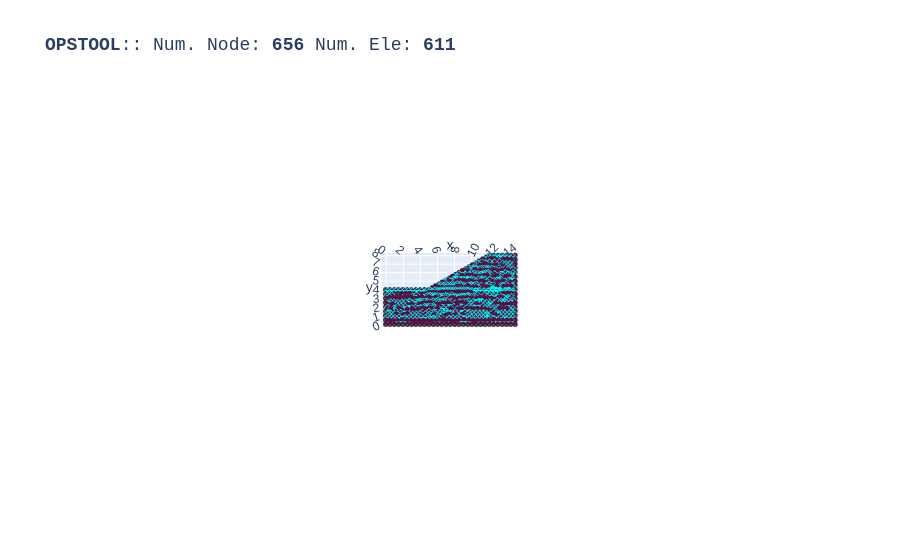

This figure's notebook cell:
### Code cell
fig = opst.vis.plotly.plot_model(show_ele_loads=True, show_nodal_loads=True, load_scale=2)
fig.show()

### Figure 1 — Plotly figure (JSON) as saved in the notebook; plotly's stock layout.template omitted (floating-point values rounded to 4 significant figures; data arrays with more than 128 entries replaced by an {"elided": "..."} marker saying what was removed)
{"data": [{"color": "#00FFFF", "hoverinfo": "skip", "i": {"elided": "1222 int values"}, "j": {"elided": "1222 int values"}, "k": {"elided": "1222 int values"}, "name": "ELE_TAG_FourNodeQuadWithSensitivity", "opacity": 1, "type": "mesh3d", "x": {"elided": "2444 float values"}, "y": {"elided": "2444 float values"}, "z": {"elided": "2444 float values"}}, {"connectgaps": false, "hoverinfo": "skip", "line": {"color": "black", "width": 1}, "mode": "lines", "name": "Edge", "type": "scatter3d", "x": {"elided": "3666 float values"}, "y": {"elided": "3666 float values"}, "z": {"elided": "3666 float values"}}, {"customdata": {"elided": "611 str values"}, "hovertemplate": "%{customdata}", "marker": {"color": "#00FFFF", "size": 3, "symbol": "diamond-open"}, "mode": "markers", "name": "ELE_TAG_FourNodeQuadWithSensitivity", "type": "scatter3d", "x": {"elided": "611 float values"}, "y": {"elided": "611 float values"}, "z": {"elided": "611 float values"}}, {"customdata": {"elided": "656 str values"}, "hovertemplate": "x: %{x}<br>y: %{y}<br>z: %{z} <br>nodeTag: %{customdata}", "marker": {"color": "#580f41", "size": 3, "symbol": "circle"}, "mode": "markers", "name": "Nodes", "type": "scatter3d", "x": {"elided": "656 float values"}, "y": {"elided": "656 float values"}, "z": {"elided": "656 float values"}}, {"connectgaps": false, "hoverinfo": "skip", "line": {"color": "#15b01a", "width": 1}, "mode": "lines", "name": "BC", "type": "scatter3d", "x": {"elided": "1176 float values"}, "y": {"elided": "1176 float values"}, "z": {"elided": "1176 float values"}}], "layout": {"autosize": true, "font": {"family": "Arial, sans-serif"}, "scene": {"aspectmode": "data", "camera": {"eye": {"x": 0, "y": -0.1, "z": 10}}, "dragmode": "pan", "xaxis": {"showbackground": false}, "yaxis": {"showbackground": false}, "zaxis": {"showbackground": true, "showgrid": true, "showticklabels": false, "ticks": "", "title": {"text": ""}, "visible": true}}, "showlegend": false, "title": {"font": {"family": "courier", "size": 18}, "text": "<b>OPSTOOL</b>:: Num. Node: <b>656</b> Num. Ele: <b>611</b>"}}}
